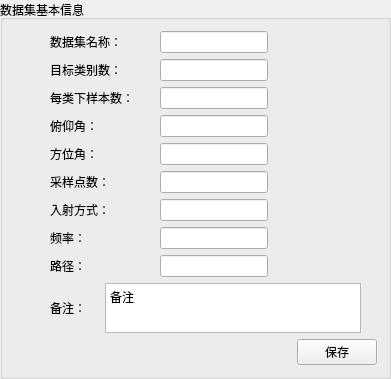
                 <widget class="QGroupBox" name="groupBox_4">
                  <property name="title">
                   <string>数据集基本信息</string>
                  </property>
                  <layout class="QVBoxLayout" name="verticalLayout_10">
                   <item>
                    <layout class="QHBoxLayout" name="horizontalLayout_28">
                     <item>
                      <widget class="QLabel" name="label_62">
                       <property name="minimumSize">
                        <size>
                         <width>30</width>
                         <height>0</height>
                        </size>
                       </property>
                       <property name="maximumSize">
                        <size>
                         <width>30</width>
                         <height>16777215</height>
                        </size>
                       </property>
                       <property name="text">
                        <string/>
                       </property>
                      </widget>
                     </item>
                     <item>
                      <widget class="QLabel" name="label_47">
                       <property name="text">
                        <string>数据集名称：</string>
                       </property>
                      </widget>
                     </item>
                     <item>
                      <widget class="QLineEdit" name="lineEdit_sense_datasetName">
                       <property name="sizePolicy">
                        <sizepolicy hsizetype="Fixed" vsizetype="Fixed">
                         <horstretch>0</horstretch>
                         <verstretch>0</verstretch>
                        </sizepolicy>
                       </property>
                      </widget>
                     </item>
                     <item>
                      <widget class="QLabel" name="label_65">
                       <property name="minimumSize">
                        <size>
                         <width>10</width>
                         <height>0</height>
                        </size>
                       </property>
                       <property name="text">
                        <string/>
                       </property>
                      </widget>
                     </item>
                    </layout>
                   </item>
                   <item>
                    <layout class="QHBoxLayout" name="horizontalLayout_21">
                     <item>
                      <widget class="QLabel" name="label_59">
                       <property name="minimumSize">
                        <size>
                         <width>30</width>
                         <height>0</height>
                        </size>
                       </property>
                       <property name="maximumSize">
                        <size>
                         <width>30</width>
                         <height>16777215</height>
                        </size>
                       </property>
                       <property name="text">
                        <string/>
                       </property>
                      </widget>
                     </item>
                     <item>
                      <widget class="QLabel" name="label_46">
                       <property name="text">
                        <string>目标类别数：</string>
                       </property>
                      </widget>
                     </item>
                     <item>
                      <widget class="QLineEdit" name="lineEdit_sense_claNum">
                       <property name="sizePolicy">
                        <sizepolicy hsizetype="Fixed" vsizetype="Fixed">
                         <horstretch>0</horstretch>
                         <verstretch>0</verstretch>
                        </sizepolicy>
                       </property>
                      </widget>
                     </item>
                     <item>
                      <widget class="QLabel" name="label_48">
                       <property name="minimumSize">
                        <size>
                         <width>10</width>
                         <height>0</height>
                        </size>
                       </property>
                       <property name="text">
                        <string/>
                       </property>
                      </widget>
                     </item>
                    </layout>
                   </item>
                   <item>
                    <layout class="QHBoxLayout" name="horizontalLayout_26">
                     <item>
                      <widget class="QLabel" name="label_60">
                       <property name="minimumSize">
                        <size>
                         <width>30</width>
                         <height>0</height>
                        </size>
                       </property>
                       <property name="maximumSize">
                        <size>
                         <width>30</width>
                         <height>16777215</height>
                        </size>
                       </property>
                       <property name="text">
                        <string/>
                       </property>
                      </widget>
                     </item>
                     <item>
                      <widget class="QLabel" name="label_61">
                       <property name="text">
                        <string>每类下样本数：</string>
                       </property>
                      </widget>
                     </item>
                     <item>
                      <widget class="QLineEdit" name="lineEdit_sense_targetNumEachCla">
                       <property name="sizePolicy">
                        <sizepolicy hsizetype="Fixed" vsizetype="Fixed">
                         <horstretch>0</horstretch>
                         <verstretch>0</verstretch>
                        </sizepolicy>
                       </property>
                      </widget>
                     </item>
                     <item>
                      <widget class="QLabel" name="label_63">
                       <property name="minimumSize">
                        <size>
                         <width>10</width>
                         <height>0</height>
                        </size>
                       </property>
                       <property name="text">
                        <string/>
                       </property>
                      </widget>
                     </item>
                    </layout>
                   </item>
                   <item>
                    <layout class="QHBoxLayout" name="horizontalLayout_13">
                     <item>
                      <widget class="QLabel" name="label_41">
                       <property name="minimumSize">
                        <size>
                         <width>30</width>
                         <height>0</height>
                        </size>
                       </property>
                       <property name="maximumSize">
                        <size>
                         <width>30</width>
                         <height>16777215</height>
                        </size>
                       </property>
                       <property name="text">
                        <string/>
                       </property>
                      </widget>
                     </item>
                     <item>
                      <widget class="QLabel" name="label_19">
                       <property name="text">
                        <string>俯仰角：</string>
                       </property>
                      </widget>
                     </item>
                     <item>
                      <widget class="QLineEdit" name="lineEdit_sense_pitchAngle">
                       <property name="sizePolicy">
                        <sizepolicy hsizetype="Fixed" vsizetype="Fixed">
                         <horstretch>0</horstretch>
                         <verstretch>0</verstretch>
                        </sizepolicy>
                       </property>
                      </widget>
                     </item>
                     <item>
                      <widget class="QLabel" name="label_31">
                       <property name="minimumSize">
                        <size>
                         <width>10</width>
                         <height>0</height>
                        </size>
                       </property>
                       <property name="text">
                        <string/>
                       </property>
                      </widget>
                     </item>
                    </layout>
                   </item>
                   <item>
                    <layout class="QHBoxLayout" name="horizontalLayout_14">
                     <item>
                      <widget class="QLabel" name="label_40">
                       <property name="minimumSize">
                        <size>
                         <width>30</width>
                         <height>0</height>
                        </size>
                       </property>
                       <property name="maximumSize">
                        <size>
                         <width>30</width>
                         <height>16777215</height>
                        </size>
                       </property>
                       <property name="text">
                        <string/>
                       </property>
                      </widget>
                     </item>
                     <item>
                      <widget class="QLabel" name="label_21">
                       <property name="text">
                        <string>方位角：</string>
                       </property>
                      </widget>
                     </item>
                     <item>
                      <widget class="QLineEdit" name="lineEdit_sense_azimuthAngle">
                       <property name="sizePolicy">
                        <sizepolicy hsizetype="Fixed" vsizetype="Fixed">
                         <horstretch>0</horstretch>
                         <verstretch>0</verstretch>
                        </sizepolicy>
                       </property>
                      </widget>
                     </item>
                     <item>
                      <widget class="QLabel" name="label_36">
                       <property name="minimumSize">
                        <size>
                         <width>10</width>
                         <height>0</height>
                        </size>
                       </property>
                       <property name="text">
                        <string/>
                       </property>
                      </widget>
                     </item>
                    </layout>
                   </item>
                   <item>
                    <layout class="QHBoxLayout" name="horizontalLayout_15">
                     <item>
                      <widget class="QLabel" name="label_39">
                       <property name="minimumSize">
                        <size>
                         <width>30</width>
                         <height>0</height>
                        </size>
                       </property>
                       <property name="maximumSize">
                        <size>
                         <width>30</width>
                         <height>16777215</height>
                        </size>
                       </property>
                       <property name="text">
                        <string/>
                       </property>
                      </widget>
                     </item>
                     <item>
                      <widget class="QLabel" name="label_23">
                       <property name="text">
                        <string>采样点数：</string>
                       </property>
                      </widget>
                     </item>
                     <item>
                      <widget class="QLineEdit" name="lineEdit_sense_samplingNum">
                       <property name="sizePolicy">
                        <sizepolicy hsizetype="Fixed" vsizetype="Fixed">
                         <horstretch>0</horstretch>
                         <verstretch>0</verstretch>
                        </sizepolicy>
                       </property>
                      </widget>
                     </item>
                     <item>
                      <widget class="QLabel" name="label_35">
                       <property name="minimumSize">
                        <size>
                         <width>10</width>
                         <height>0</height>
                        </size>
                       </property>
                       <property name="text">
                        <string/>
                       </property>
                      </widget>
                     </item>
                    </layout>
                   </item>
                   <item>
                    <layout class="QHBoxLayout" name="horizontalLayout_17">
                     <item>
                      <widget class="QLabel" name="label_38">
                       <property name="minimumSize">
                        <size>
                         <width>30</width>
                         <height>0</height>
                        </size>
                       </property>
                       <property name="maximumSize">
                        <size>
                         <width>30</width>
                         <height>16777215</height>
                        </size>
                       </property>
                       <property name="text">
                        <string/>
                       </property>
                      </widget>
                     </item>
                     <item>
                      <widget class="QLabel" name="label_27">
                       <property name="text">
                        <string>入射方式：</string>
                       </property>
                      </widget>
                     </item>
                     <item>
                      <widget class="QLineEdit" name="lineEdit_sense_incidentMode">
                       <property name="sizePolicy">
                        <sizepolicy hsizetype="Fixed" vsizetype="Fixed">
                         <horstretch>0</horstretch>
                         <verstretch>0</verstretch>
                        </sizepolicy>
                       </property>
                      </widget>
                     </item>
                     <item>
                      <widget class="QLabel" name="label_34">
                       <property name="minimumSize">
                        <size>
                         <width>10</width>
                         <height>0</height>
                        </size>
                       </property>
                       <property name="text">
                        <string/>
                       </property>
                      </widget>
                     </item>
                    </layout>
                   </item>
                   <item>
                    <layout class="QHBoxLayout" name="horizontalLayout_18">
                     <item>
                      <widget class="QLabel" name="label_37">
                       <property name="minimumSize">
                        <size>
                         <width>30</width>
                         <height>0</height>
                        </size>
                       </property>
                       <property name="maximumSize">
                        <size>
                         <width>30</width>
                         <height>16777215</height>
                        </size>
                       </property>
                       <property name="text">
                        <string/>
                       </property>
                      </widget>
                     </item>
                     <item>
                      <widget class="QLabel" name="label_29">
                       <property name="text">
                        <string>频率：</string>
                       </property>
                      </widget>
                     </item>
                     <item>
                      <widget class="QLineEdit" name="lineEdit_sense_freq">
                       <property name="sizePolicy">
                        <sizepolicy hsizetype="Fixed" vsizetype="Fixed">
                         <horstretch>0</horstretch>
                         <verstretch>0</verstretch>
                        </sizepolicy>
                       </property>
                      </widget>
                     </item>
                     <item>
                      <widget class="QLabel" name="label_33">
                       <property name="minimumSize">
                        <size>
                         <width>10</width>
                         <height>0</height>
                        </size>
                       </property>
                       <property name="text">
                        <string/>
                       </property>
                      </widget>
                     </item>
                    </layout>
                   </item>
                   <item>
                    <layout class="QHBoxLayout" name="horizontalLayout_27">
                     <item>
                      <widget class="QLabel" name="label_43">
                       <property name="minimumSize">
                        <size>
                         <width>30</width>
                         <height>0</height>
                        </size>
                       </property>
                       <property name="maximumSize">
                        <size>
                         <width>30</width>
                         <height>16777215</height>
                        </size>
                       </property>
                       <property name="text">
                        <string/>
                       </property>
                      </widget>
                     </item>
                     <item>
                      <widget class="QLabel" name="label_64">
                       <property name="text">
                        <string>路径：</string>
                       </property>
                      </widget>
                     </item>
                     <item>
                      <widget class="QLineEdit" name="lineEdit_sense_PATH">
                       <property name="sizePolicy">
                        <sizepolicy hsizetype="Preferred" vsizetype="Fixed">
                         <horstretch>0</horstretch>
                         <verstretch>0</verstretch>
                        </sizepolicy>
                       </property>
                      </widget>
                     </item>
                     <item>
                      <widget class="QLabel" name="label_66">
                       <property name="minimumSize">
                        <size>
                         <width>10</width>
                         <height>0</height>
                        </size>
                       </property>
                       <property name="text">
                        <string/>
                       </property>
                      </widget>
                     </item>
                    </layout>
                   </item>
                   <item>
                    <layout class="QHBoxLayout" name="horizontalLayout_25">
                     <item>
                      <widget class="QLabel" name="label_58">
                       <property name="minimumSize">
                        <size>
                         <width>30</width>
                         <height>0</height>
                        </size>
                       </property>
                       <property name="maximumSize">
                        <size>
                         <width>30</width>
                         <height>16777215</height>
                        </size>
                       </property>
                       <property name="text">
                        <string/>
                       </property>
                      </widget>
                     </item>
                     <item>
                      <widget class="QLabel" name="label_32">
                       <property name="text">
                        <string>备注：</string>
                       </property>
                      </widget>
                     </item>
                     <item>
                      <widget class="QLabel" name="label_42">
                       <property name="text">
                        <string/>
                       </property>
                      </widget>
                     </item>
                     <item>
                      <widget class="QPlainTextEdit" name="plainTextEdit_sense_note">
                       <property name="sizePolicy">
                        <sizepolicy hsizetype="Fixed" vsizetype="Fixed">
                         <horstretch>0</horstretch>
                         <verstretch>0</verstretch>
                        </sizepolicy>
                       </property>
                       <property name="maximumSize">
                        <size>
                         <width>16777215</width>
                         <height>50</height>
                        </size>
                       </property>
                       <property name="baseSize">
                        <size>
                         <width>0</width>
                         <height>0</height>
                        </size>
                       </property>
                       <property name="plainText">
                        <string>备注
</string>
                       </property>
                      </widget>
                     </item>
                     <item>
                      <widget class="QLabel" name="label_57">
                       <property name="minimumSize">
                        <size>
                         <width>10</width>
                         <height>0</height>
                        </size>
                       </property>
                       <property name="text">
                        <string/>
                       </property>
                      </widget>
                     </item>
                    </layout>
                   </item>
                   <item>
                    <layout class="QHBoxLayout" name="horizontalLayout_29">
                     <item>
                      <widget class="QLabel" name="label_71">
                       <property name="text">
                        <string/>
                       </property>
                      </widget>
                     </item>
                     <item>
                      <widget class="QPushButton" name="pushButton_saveDatasetAttri">
                       <property name="sizePolicy">
                        <sizepolicy hsizetype="Fixed" vsizetype="Fixed">
                         <horstretch>0</horstretch>
                         <verstretch>0</verstretch>
                        </sizepolicy>
                       </property>
                       <property name="text">
                        <string>保存</string>
                       </property>
                      </widget>
                     </item>
                    </layout>
                   </item>
                  </layout>
                 </widget>
